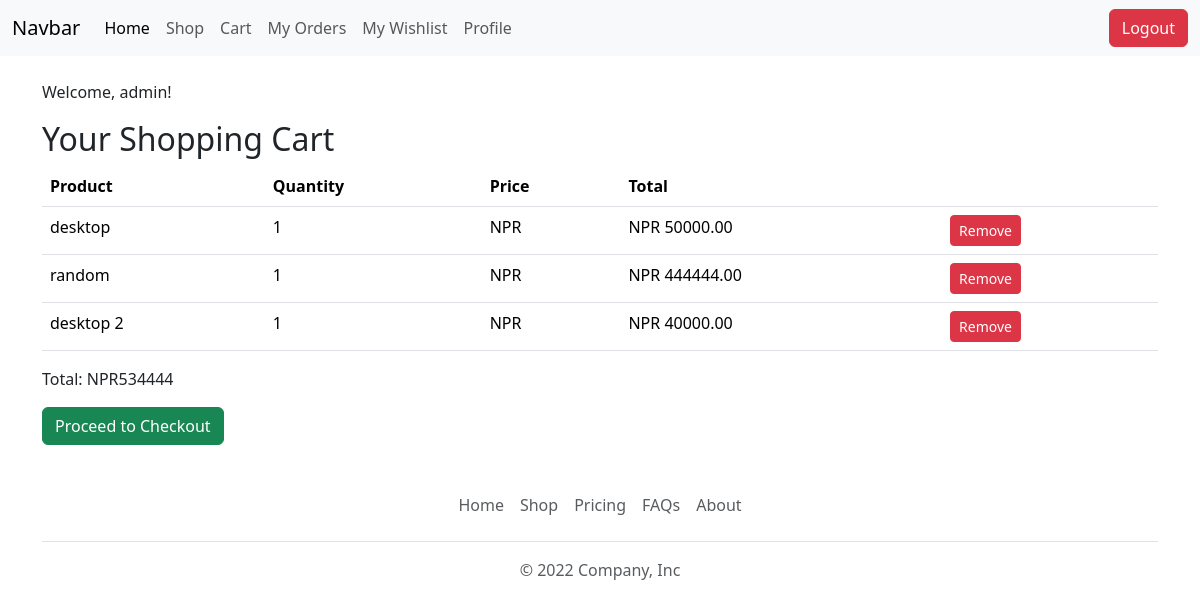
The app's page /cart/ (signed in) with its own data.
### ecommerce/models.py (models this page shows, shortened)
class Cart(models.Model):
    user = models.ForeignKey(User, on_delete=models.CASCADE)
    Product = models.ForeignKey('Product', on_delete=models.CASCADE)
    quantity = models.PositiveIntegerField(default=1)
    def line_total(self):
        return self.quantity * self.Product.price

class Product(models.Model):
    name = models.CharField(max_length = 25)
    image = models.FileField(upload_to = 'produt_images/', null = True, blank=True)
    price = models.DecimalField(max_digits=10, decimal_places=2)
    quantity = models.IntegerField()
    description = models.TextField()

### ecommerce/views.py (the view)
def cart(request):
    user = request.user
    if user.is_authenticated:
     carts = Cart.objects.filter(user=user)
     total_price = 0
     for cart_item in carts:
        total_price += int(cart_item.Product.price) *int(cart_item.quantity)
    else:
        carts = None
        total_price = None
    return render(request,'frontend/cart.html', {'carts': carts, 'total_price': total_price})

### templates/frontend/cart.html
{% extends 'frontend/layout/main.html' %}
{% block content %}
<div class="container my-4">
    {% if user.is_authenticated %}
    <p>Welcome, {{ user.username }}!</p>
    <h2>Your Shopping Cart</h2>
    {% if carts %}
    <table class="table">
        <thead>
            <tr>
                <th scope="col">Product</th>
                <th scope="col">Quantity</th>
                <th scope="col">Price</th>
                <th scope="col">Total</th>
                <th scope="col"></th>
            </tr>
        </thead>
        <tbody>
            {% for item in carts %}
            <tr>
                <td>{{ item.Product.name }}</td>
                <td>{{ item.quantity }}</td>
                <td>NPR {{ item.product.price }}</td>
                <td>NPR {{ item.line_total }}</td>
                <td>
                    <a href="/remove-from-cart/{{item.id}}" class="btn btn-danger btn-sm">Remove</a>
                </td>
            </tr>
            {% endfor %}
        </tbody>
    </table>
    <div class="mt-3">
        <p>Total: NPR{{total_price}}</p>
        <a href="/checkout/" class="btn btn-success">Proceed to Checkout</a>
    </div>
    {% else %}
    <p>Your cart is empty.</p>
    {% endif %}
    {% else %}
    <p class="text-center my-5">You are not logged in.</p>
    {% endif %}
</div>
{% endblock %}

### records on screen
Cart: Product.name "desktop", quantity "1", line_total "50000.00"
Cart: Product.name "random", quantity "1", line_total "444444.00"
Cart: Product.name "desktop 2", quantity "1", line_total "40000.00"

### other values on screen
{{ user.username }} "admin"
{{ total_price }} "534444"
